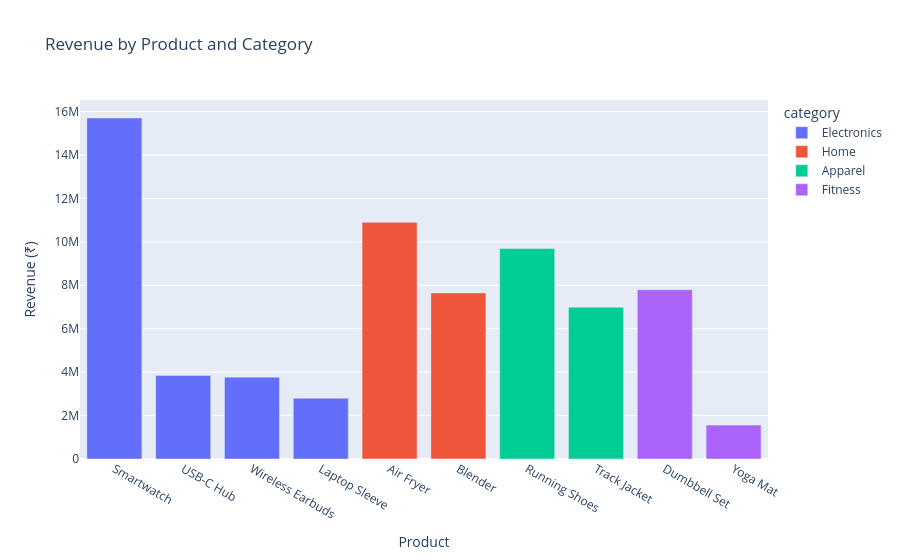

Here is the notebook cell this chart was saved with:
### Code cell
# --- 1b. INTERACTIVE chart ---
product_category_revenue = (sales_df.groupby(["product", "category"], as_index=False)
                            ["revenue"].sum().sort_values("revenue", ascending=False))
fig = px.bar(product_category_revenue, x="product", y="revenue", color="category",
             hover_data=["category"], title="Revenue by Product and Category")
fig.update_layout(xaxis_title="Product", yaxis_title="Revenue (₹)")
fig.show()

### Figure 1 — Plotly figure (JSON) as saved in the notebook; plotly's stock layout.template omitted (floating-point values rounded to 4 significant figures)
{"data": [{"customdata": [["Electronics"], ["Electronics"], ["Electronics"], ["Electronics"]], "hovertemplate": "category=%{customdata[0]}<br>product=%{x}<br>revenue=%{y}<extra></extra>", "legendgroup": "Electronics", "marker": {"color": "#636efa", "pattern": {"shape": ""}}, "name": "Electronics", "orientation": "v", "showlegend": true, "textposition": "auto", "type": "bar", "x": ["Smartwatch", "USB-C Hub", "Wireless Earbuds", "Laptop Sleeve"], "xaxis": "x", "y": [15710000.0, 3842000.0, 3770000.0, 2801000.0], "yaxis": "y"}, {"customdata": [["Home"], ["Home"]], "hovertemplate": "category=%{customdata[0]}<br>product=%{x}<br>revenue=%{y}<extra></extra>", "legendgroup": "Home", "marker": {"color": "#EF553B", "pattern": {"shape": ""}}, "name": "Home", "orientation": "v", "showlegend": true, "textposition": "auto", "type": "bar", "x": ["Air Fryer", "Blender"], "xaxis": "x", "y": [10900000.0, 7649000.0], "yaxis": "y"}, {"customdata": [["Apparel"], ["Apparel"]], "hovertemplate": "category=%{customdata[0]}<br>product=%{x}<br>revenue=%{y}<extra></extra>", "legendgroup": "Apparel", "marker": {"color": "#00cc96", "pattern": {"shape": ""}}, "name": "Apparel", "orientation": "v", "showlegend": true, "textposition": "auto", "type": "bar", "x": ["Running Shoes", "Track Jacket"], "xaxis": "x", "y": [9689000.0, 6993000.0], "yaxis": "y"}, {"customdata": [["Fitness"], ["Fitness"]], "hovertemplate": "category=%{customdata[0]}<br>product=%{x}<br>revenue=%{y}<extra></extra>", "legendgroup": "Fitness", "marker": {"color": "#ab63fa", "pattern": {"shape": ""}}, "name": "Fitness", "orientation": "v", "showlegend": true, "textposition": "auto", "type": "bar", "x": ["Dumbbell Set", "Yoga Mat"], "xaxis": "x", "y": [7797000.0, 1560000.0], "yaxis": "y"}], "layout": {"barmode": "relative", "legend": {"title": {"text": "category"}, "tracegroupgap": 0}, "title": {"text": "Revenue by Product and Category"}, "xaxis": {"anchor": "y", "domain": [0.0, 1.0], "title": {"text": "Product"}}, "yaxis": {"anchor": "x", "domain": [0.0, 1.0], "title": {"text": "Revenue (₹)"}}}}
